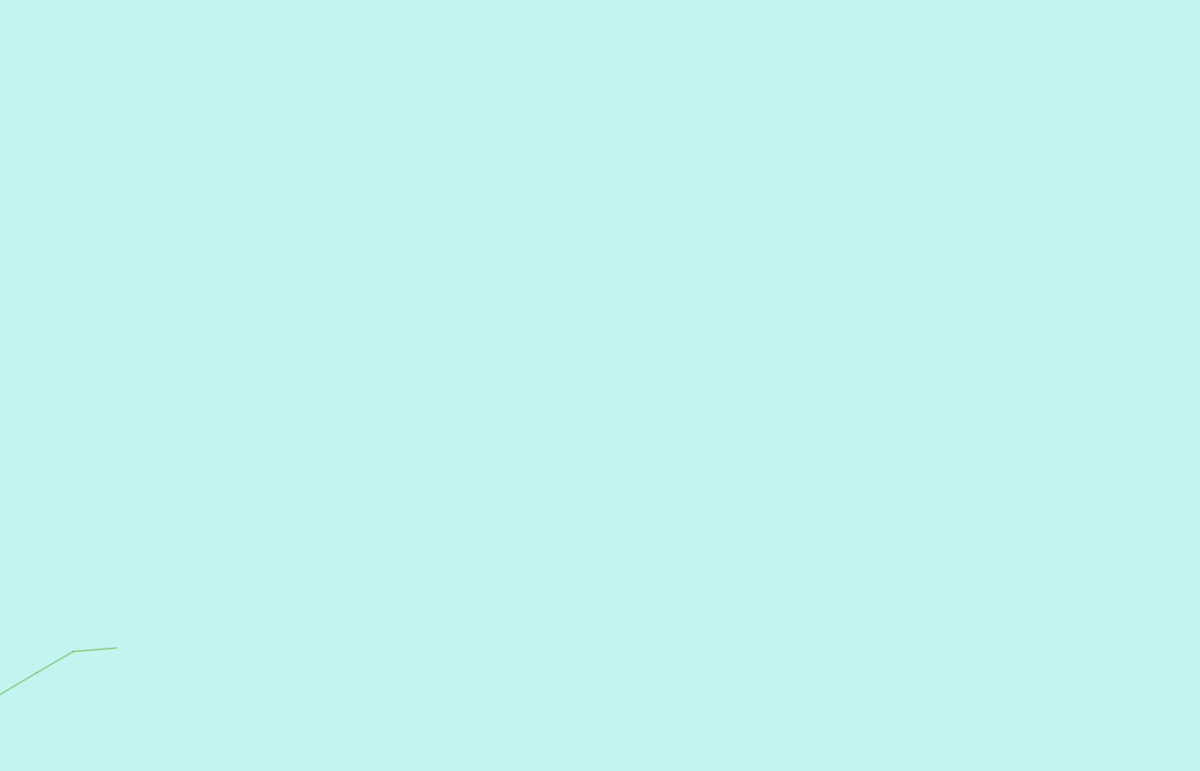
Frame 1 (no input)
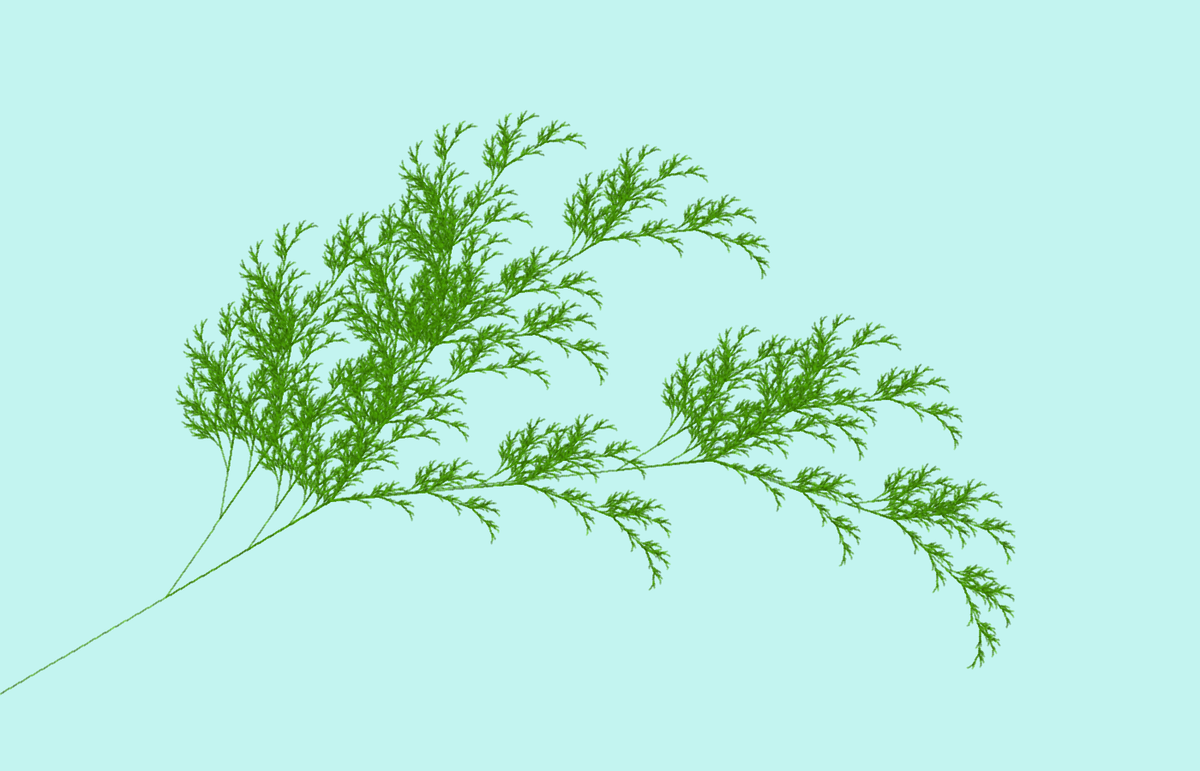
Frame 60 (the mouse pressed at the canvas centre just before this capture)
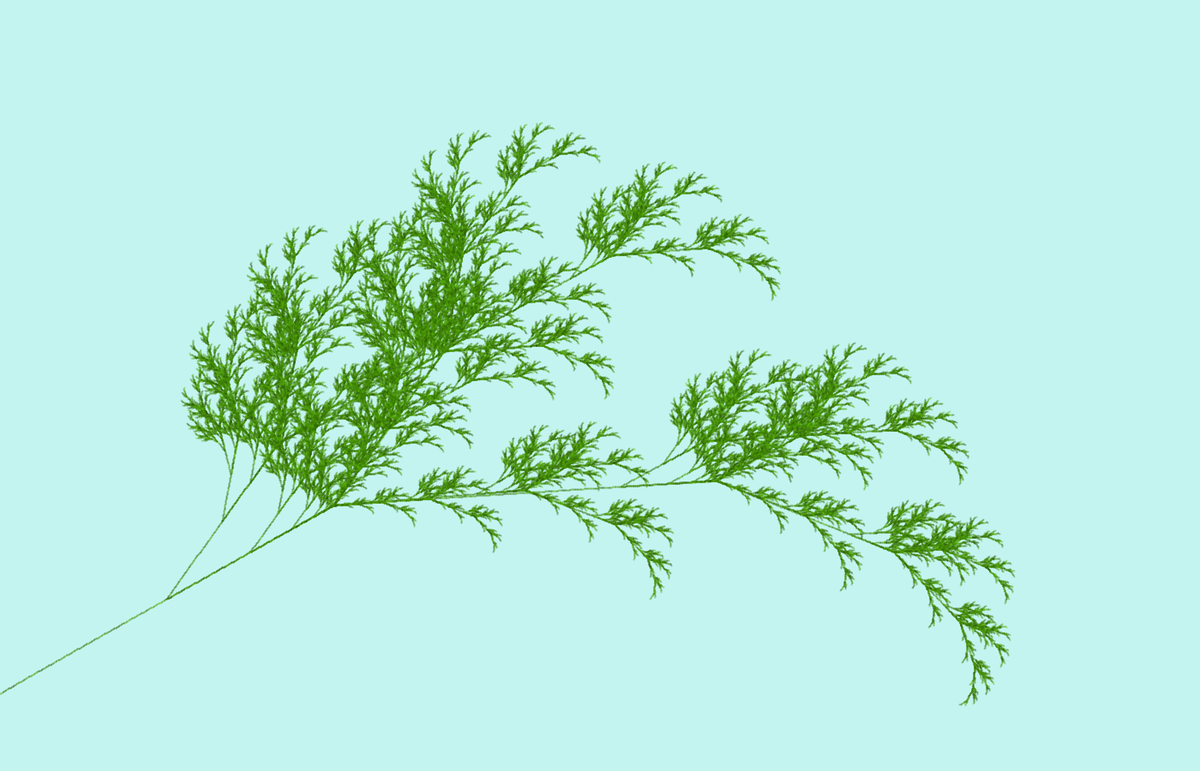
Frame 120 (the mouse held since frame 60 and released just before this capture)

The Processing sketch that drew these frames (run headless with seeded random() and noise(); from frame 60 on, the mouse is pressed at the canvas centre):

// Processing sketch: LSystemTree_16
// ── LSystemTree_16.pde
/*
 Variables: F + - [ ]
 Axiom: F
 Rules: F -> FF+[+F-F-F]-[-F+F+F]
 
 
 Variables: X F
 Constants: + - [ ]
 Start: X
 Rules:
 X -> F+[[X]-X]-F[-FX]+X
 F -> FF
 Angle: 25°
 
 */

String sentence;
float len = 80;
float angle = radians(25);
float thickness = 5;
color green1 = color(93, 193, 8);
color green2 = color(33, 71, 1);
int count = 0;
boolean gen=true;

void setup() {
  size(1400, 900);
  sentence = "X";
  strokeWeight(2);
  //frameRate(20);
  //for (int i=0; i<8; ++i) {
  //  generateTree();
  //}
}


void draw() {
  count++;
  background(195, 244, 240 );
  if (gen)
    update();
  generateTree();
  if (count==8) {
    gen = false;
    //noLoop();
  }
  println(count);
}

void generateTree() {
  if (gen)
    len = len*0.62;
  try {
    resetMatrix();
    translate(0, height*0.9);
    rotate(PI/3);
    for (int i=0; i<sentence.length(); ++i) {
      switch(sentence.charAt(i)) {
      case 'F':
        rotate(random(-0.001, 0.001));
        stroke(lerpColor(green1, green2, random(1)), 100);
        line(0, 0, 0, -len);
        translate(0, -len);
        break;
      case '+':
        rotate(-angle);
        break;
      case '-':
        rotate(angle);
        break;
      case '[':
        pushMatrix();
        break;
      case ']':
        popMatrix();
        break;
      }
    }
  }
  catch(Exception e) {
    println("Error");
    sentence = "X";
    len = 80;
  }
}


void update() {

  String newSentence = "";
  for (int i=0; i<sentence.length(); ++i) {
    if (sentence.charAt(i)=='F') {
      newSentence+="FF";
    } else if (sentence.charAt(i)=='X') {
      newSentence+="F+[[X]-X]-F[-FX]+X";
    } else {
      newSentence+=sentence.charAt(i);
    }
  }
  sentence = newSentence;
}
